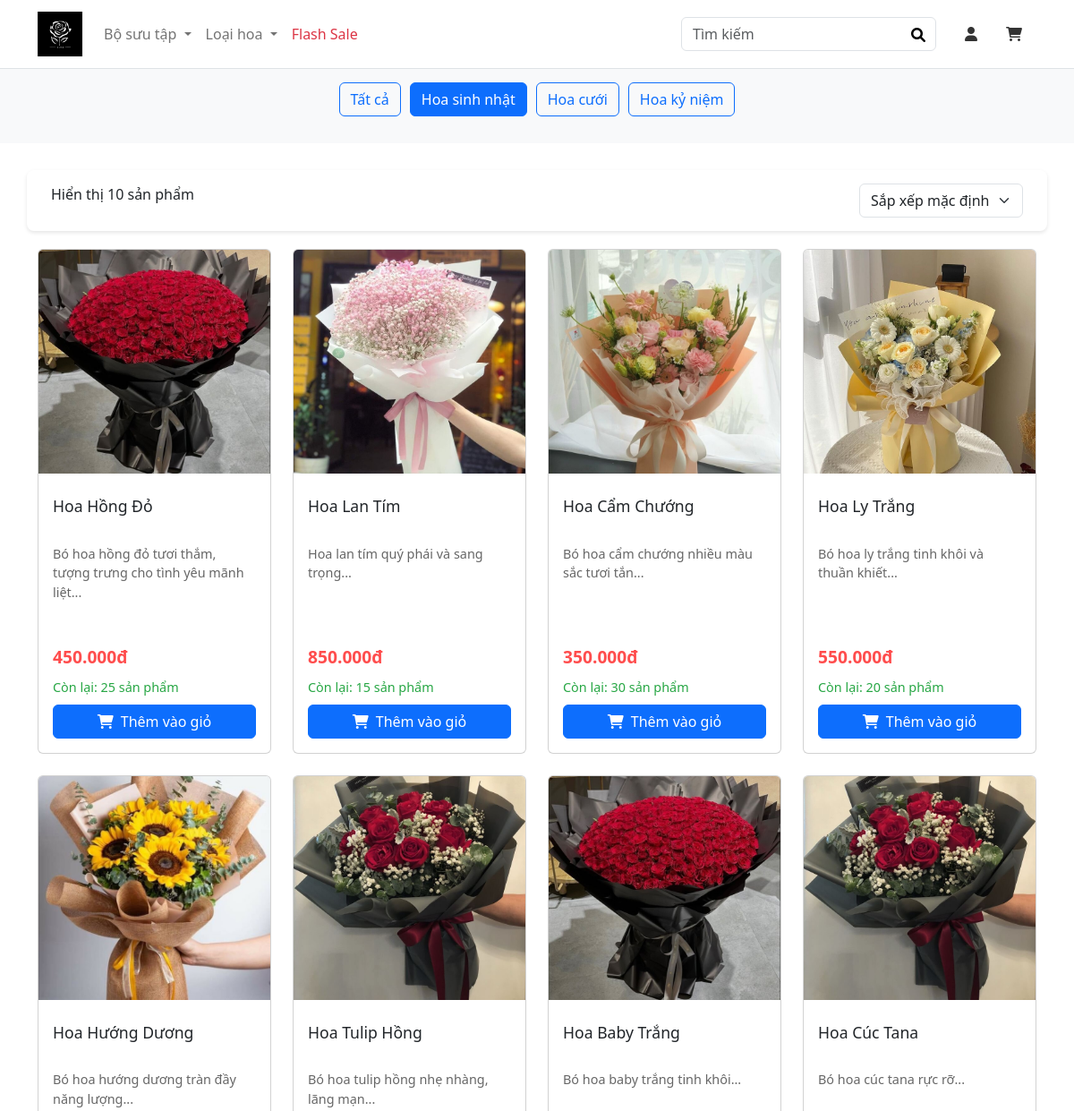
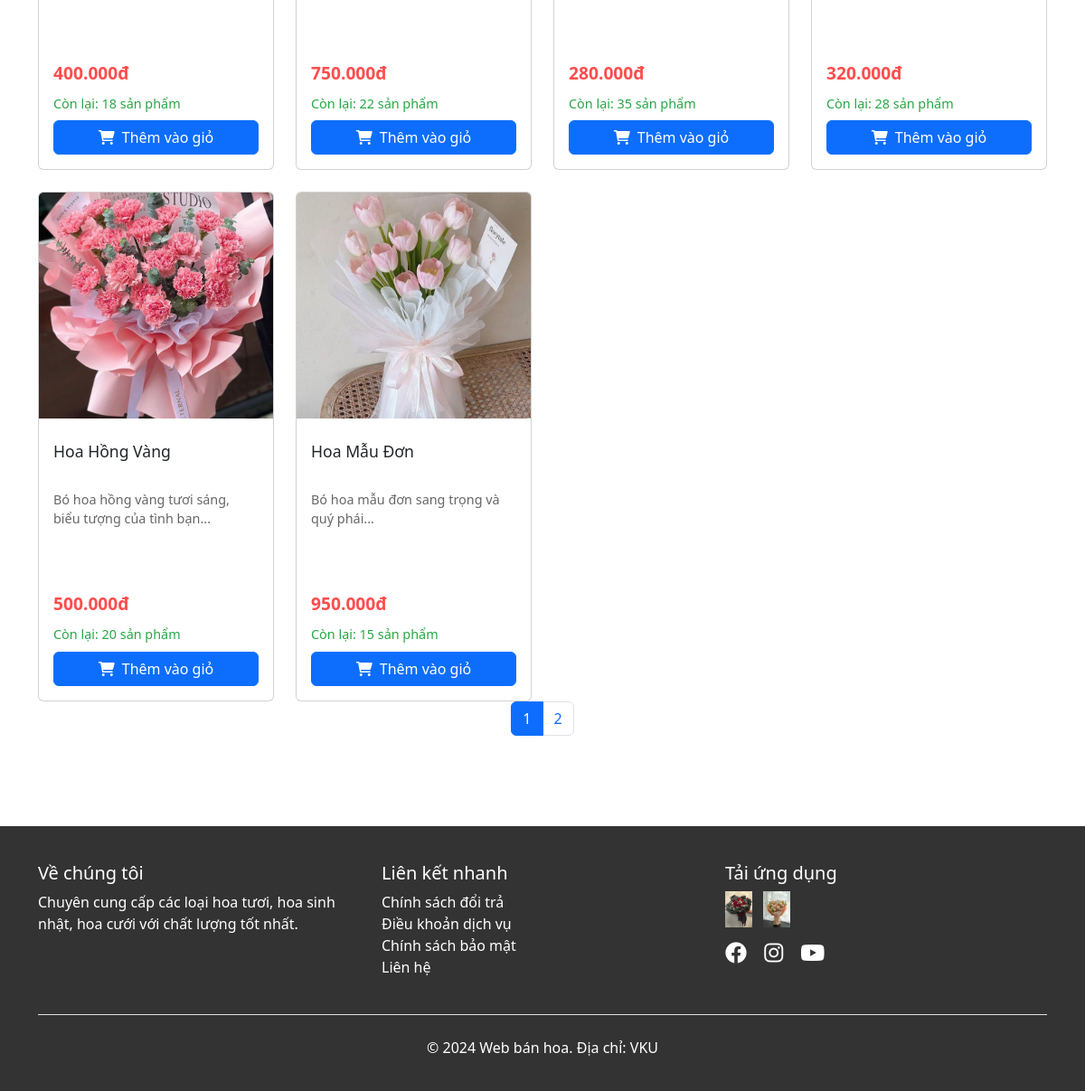
/cartegory.php?category=1, run on an earlier commit of the app's database (2 pictures, top to bottom).
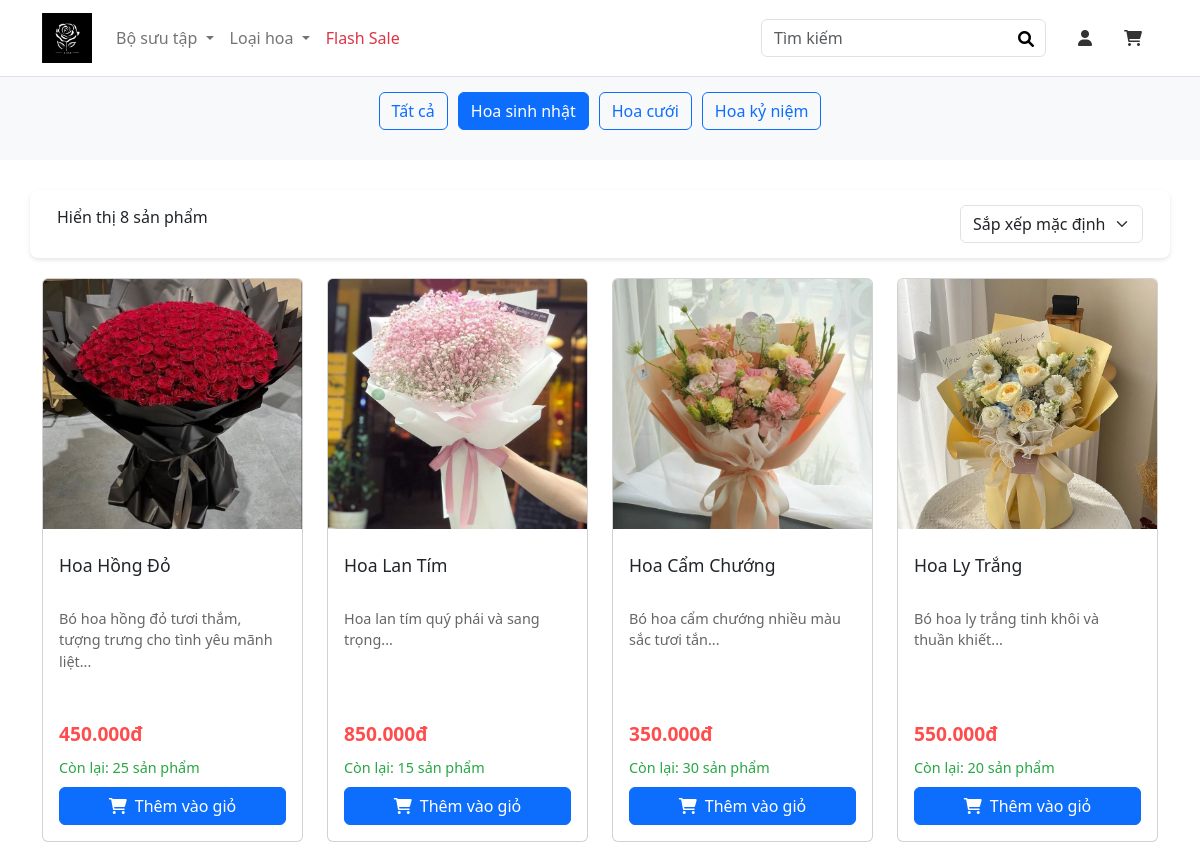
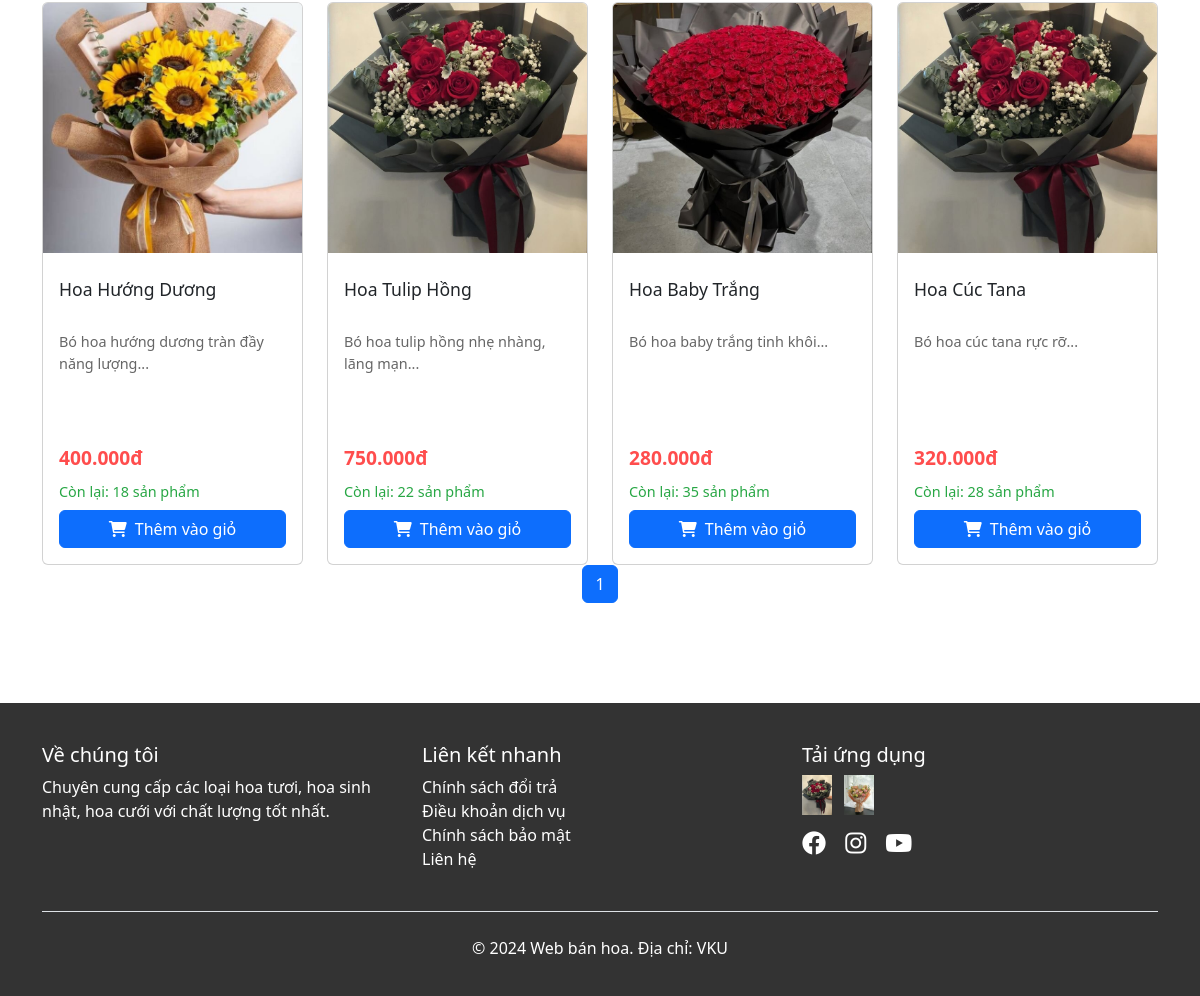
And on a later commit of the database (2 pictures, top to bottom).
### tables this page shows
CREATE TABLE `categories` (
  `id` int NOT NULL,
  `name` varchar(100) NOT NULL,
  `slug` varchar(100) NOT NULL,
  `description` text
);

CREATE TABLE `products` (
  `id` int NOT NULL,
  `category_id` int DEFAULT NULL,
  `name` varchar(255) NOT NULL,
  `description` text,
  `price` decimal(10,2) NOT NULL,
  `image_url` varchar(255) DEFAULT NULL,
  `stock` int DEFAULT '0',
  `created_at` timestamp NULL DEFAULT CURRENT_TIMESTAMP
);

### cartegory.php (the view, shortened to what the changed rows need)
<?php
$conn = require_once 'database.php';
$category_id = isset($_GET['category']) ? $_GET['category'] : null;
$stmt_categories = $conn->prepare("SELECT * FROM categories");
$stmt_categories->execute();
$categories = $stmt_categories->fetchAll();
$limit = 10;
$page = isset($_GET['page']) ? $_GET['page'] : 1;
$offset = ($page - 1) * $limit;
if ($category_id) {
    $stmt = $conn->prepare("SELECT id, category_id, name, description, price, image_url, stock, created_at
                           FROM products
                           WHERE category_id = :category_id
                           LIMIT :limit OFFSET :offset");
    $stmt->bindParam(':category_id', $category_id);
} else {
    $stmt = $conn->prepare("SELECT id, category_id, name, description, price, image_url, stock, created_at
                           FROM products
                           LIMIT :limit OFFSET :offset");
}
$stmt->bindParam(':limit', $limit, PDO::PARAM_INT);
$stmt->bindParam(':offset', $offset, PDO::PARAM_INT);
$stmt->execute();
$products = $stmt->fetchAll();
$total_stmt = $conn->prepare("SELECT COUNT(*) as total FROM products" . ($category_id ? " WHERE category_id = :category_id" : ""));
if ($category_id) {
    $total_stmt->bindParam(':category_id', $category_id);
}
$total_stmt->execute();
$total_products = $total_stmt->fetch()['total'];
$total_pages = ceil($total_products / $limit);
?>
<!DOCTYPE html>
<html lang="vi">
<head>
    <link href="https://cdn.jsdelivr.net/npm/bootstrap@5.1.3/dist/css/bootstrap.min.css" rel="stylesheet">
    <link rel="stylesheet" href="https://cdnjs.cloudflare.com/ajax/libs/font-awesome/6.0.0/css/all.min.css">
</head>
<body>
    <?php include './layout/header.php'; ?>
    <main>
        <section class="category-filter">
            <div class="container">
                <h2 class="text-center mb-4">
                </h2>
                <div class="text-center category-buttons">
                    <a href="cartegory.php" class="btn btn-outline-primary category-btn <?php echo !$category_id ? 'active' : ''; ?>">
                        Tất cả
                    </a>
                    <?php foreach ($categories as $category): ?>
                        <a href="cartegory.php?category=<?php echo $category['id']; ?>"
                            class="btn btn-outline-primary category-btn <?php echo $category_id == $category['id'] ? 'active' : ''; ?>">
                            <?php echo htmlspecialchars($category['name']); ?>
                        </a>
                    <?php endforeach; ?>
                </div>
            </div>
        </section>
        <section class="container mb-5">
            <div class="row sorting-section">
                <div class="col-md-6">
                    <p class="mb-0">Hiển thị <?php echo count($products); ?> sản phẩm</p>
                </div>
            </div>
            <div class="row g-4" id="productsContainer">
                <?php foreach ($products as $product): ?>
                    <div class="col-lg-3 col-md-4 col-sm-6">
                        <div class="card product-card">
                            <a href="./product.php?id=<?php echo $product['id'] ?>" class="product-link">
                                <img src="<?php echo htmlspecialchars($product['image_url']); ?>"
                                    class="card-img-top product-img"
                                    alt="<?php echo htmlspecialchars($product['name']); ?>">
                                <div class="card-body d-flex flex-column">
                                    <h5 class="product-title">
                                        <?php echo htmlspecialchars($product['name']); ?>
                                    </h5>
                                    <p class="product-description">
                                        <?php
                                        echo htmlspecialchars(($product['description'] ?? '') ? substr($product['description'], 0, 100) . '...' : '');
                                        ?>
                                    </p>
                                </div>
                            </a>
                            <div class="card-body d-flex flex-column mt-auto">
                                <p class="price mb-2">
                                    <?php echo number_format($product['price'], 0, ',', '.'); ?>đ
                                </p>
                                <p class="stock mb-2">
                                    Còn lại: <?php echo $product['stock']; ?> sản phẩm
                                </p>
                                <button class="btn btn-primary w-100 add-to-cart"
                                    data-product-id="<?php echo $product['id']; ?>">
                                    <i class="fas fa-shopping-cart me-2"></i>Thêm vào giỏ
                                </button>
                            </div>
                        </div>
                    </div>
                <?php endforeach; ?>
            </div>
            <?php
            function renderPagination($total_pages, $current_page) {
                echo '<nav aria-label="Page navigation">';
                echo '<ul class="pagination justify-content-center">';
                for ($i = 1; $i <= $total_pages; $i++) {
                    $active = $i == $current_page ? 'active' : '';
                    echo "<li class='page-item $active'><a class='page-link' href='?page=$i'>$i</a></li>";
                }
                echo '</ul>';
                echo '</nav>';
            }
            renderPagination($total_pages, $page);
            ?>
        </section>
    </main>
</body>
</html>

What changed in the data, as far as the page shows it:
no longer on this page (row edited): products: image_url (picture), name "Hoa Hồng Vàng", description "Bó hoa hồng vàng tươi sáng, biểu tượng của tình bạn...", price "500.000", stock "20"
no longer on this page (row edited): products: image_url (picture), name "Hoa Mẫu Đơn", description "Bó hoa mẫu đơn sang trọng và quý phái...", price "950.000", stock "15"
Also different on the page:
count($products): "10" → "8"
list line gone: "2"
